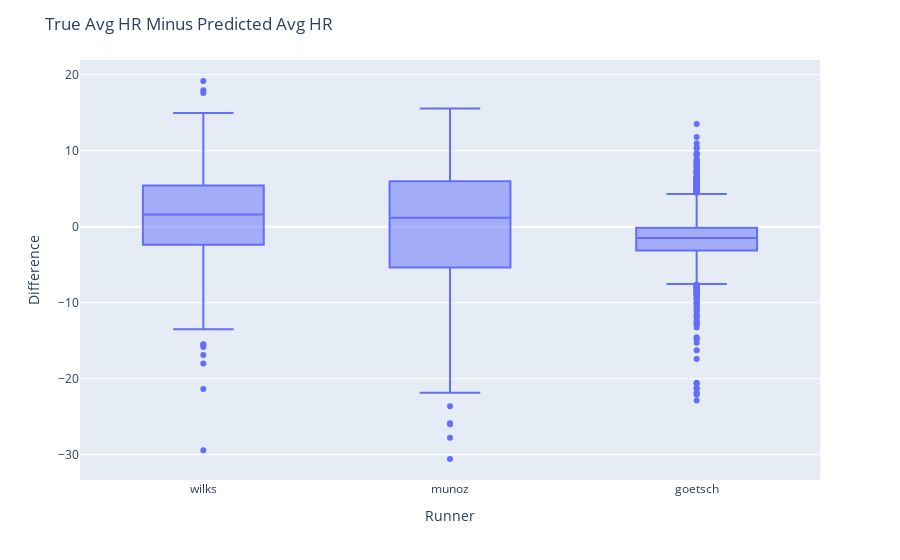

Write notebook code for a chart like this one.
### Code cell
fig = px.box(predictions, y='Difference', x = 'Runner')
fig.update_layout(title_text='True Avg HR Minus Predicted Avg HR')
fig.show()

### Figure 1 — Plotly figure (JSON) as saved in the notebook; plotly's stock layout.template omitted (floating-point values rounded to 4 significant figures; data arrays with more than 128 entries replaced by an {"elided": "..."} marker saying what was removed)
{"data": [{"alignmentgroup": "True", "hovertemplate": "Runner=%{x}<br>Difference=%{y}<extra></extra>", "legendgroup": "", "marker": {"color": "#636efa"}, "name": "", "notched": false, "offsetgroup": "", "orientation": "v", "showlegend": false, "type": "box", "x": {"elided": "2116 str values"}, "x0": " ", "xaxis": "x", "y": {"elided": "2116 float values"}, "y0": " ", "yaxis": "y"}], "layout": {"boxmode": "group", "legend": {"tracegroupgap": 0}, "margin": {"t": 60}, "title": {"text": "True Avg HR Minus Predicted Avg HR"}, "xaxis": {"anchor": "y", "domain": [0, 1], "title": {"text": "Runner"}}, "yaxis": {"anchor": "x", "domain": [0, 1], "title": {"text": "Difference"}}}}
